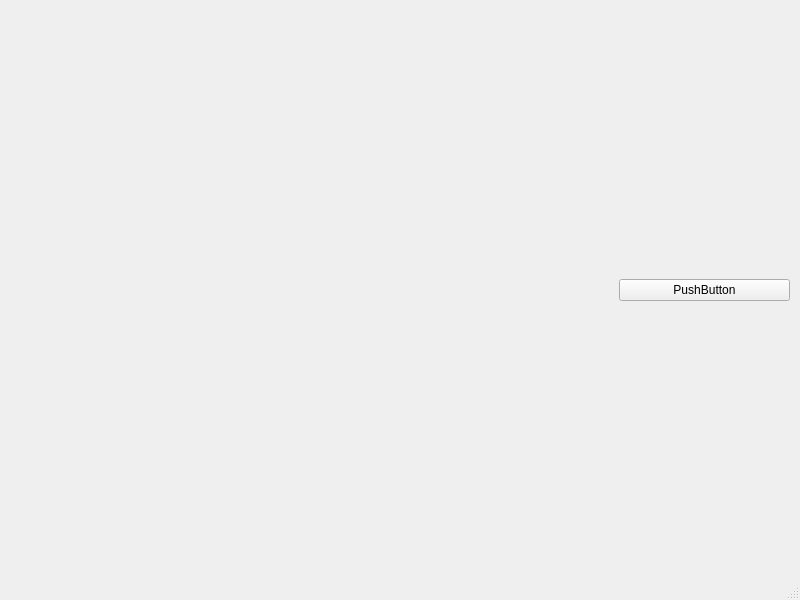
<?xml version="1.0" encoding="UTF-8"?>
<ui version="4.0">
 <class>MainWindow</class>
 <widget class="QMainWindow" name="MainWindow">
  <property name="geometry">
   <rect>
    <x>0</x>
    <y>0</y>
    <width>800</width>
    <height>600</height>
   </rect>
  </property>
  <property name="mouseTracking">
   <bool>true</bool>
  </property>
  <property name="focusPolicy">
   <enum>Qt::TabFocus</enum>
  </property>
  <property name="windowTitle">
   <string>MainWindow</string>
  </property>
  <widget class="QWidget" name="centralwidget">
   <widget class="QWidget" name="horizontalLayoutWidget">
    <property name="geometry">
     <rect>
      <x>619</x>
      <y>30</y>
      <width>171</width>
      <height>521</height>
     </rect>
    </property>
    <layout class="QHBoxLayout" name="horizontalLayout">
     <item>
      <widget class="QPushButton" name="pushButton">
       <property name="text">
        <string>PushButton</string>
       </property>
      </widget>
     </item>
    </layout>
   </widget>
   <widget class="QWidget" name="verticalLayoutWidget">
    <property name="geometry">
     <rect>
      <x>10</x>
      <y>30</y>
      <width>501</width>
      <height>80</height>
     </rect>
    </property>
    <layout class="QVBoxLayout" name="verticalLayout"/>
   </widget>
  </widget>
  <widget class="QMenuBar" name="menubar">
   <property name="geometry">
    <rect>
     <x>0</x>
     <y>0</y>
     <width>800</width>
     <height>20</height>
    </rect>
   </property>
  </widget>
  <widget class="QStatusBar" name="statusbar"/>
 </widget>
 <resources/>
 <connections/>
</ui>
